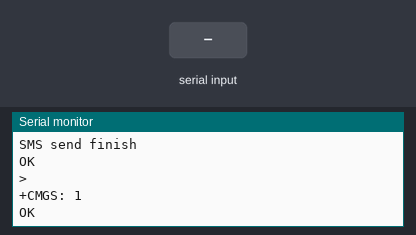
A sketch run on a simulated Arduino Uno, built with avr-gcc and run on an emulated ATmega328P. On the bench: the last lines printed to the serial monitor. Inputs (shaded band) come from the test bench. The modem accepts every AT command (registered, SIM ready, sends succeed) and sends nothing else.

Above: at 5.8 s.
5.9 s: "1" received over the second serial link
At 6.3 s:
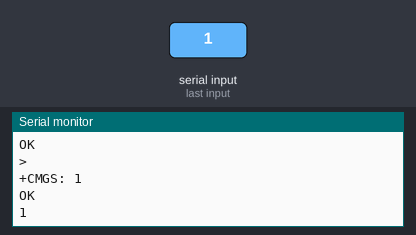
7.4 s: "0" received over the second serial link
At 8.6 s:
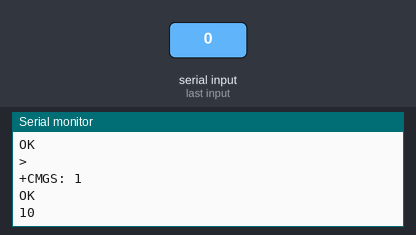

The sketch:

test_sms.ino
```cpp
#include <SoftwareSerial.h>
SoftwareSerial mySerial(2, 3); // RX, TX

String phone1 = "89163755364";
String text1 = "Hello World";

void setup() {
  Serial.begin(19200);  //Скорость порта для связи Arduino с компьютером
  Serial.println("Goodnight moon!");
  mySerial.begin(19200);  //Скорость порта для связи Arduino с GSM модулем
  mySerial.println("AT");
  sms(text1, phone1);
}

void loop() {
  if (mySerial.available())
    Serial.write(mySerial.read());
  if (Serial.available())
    mySerial.write(Serial.read());
}

void sms(String text, String phone) {
  Serial.println("SMS send started");
  mySerial.println("AT+CMGS=\"" + phone + "\"");
  delay(1000);
  mySerial.print(text);
  delay(300);
  mySerial.print((char)26);
  delay(300);
  Serial.println("SMS send finish");
  delay(3000);
}
```

Measured:
- after the input at 5.9 s, the serial monitor: prints a new line at once (image 1)
- after the input at 7.4 s, the serial monitor: prints a new line at once (image 2)
